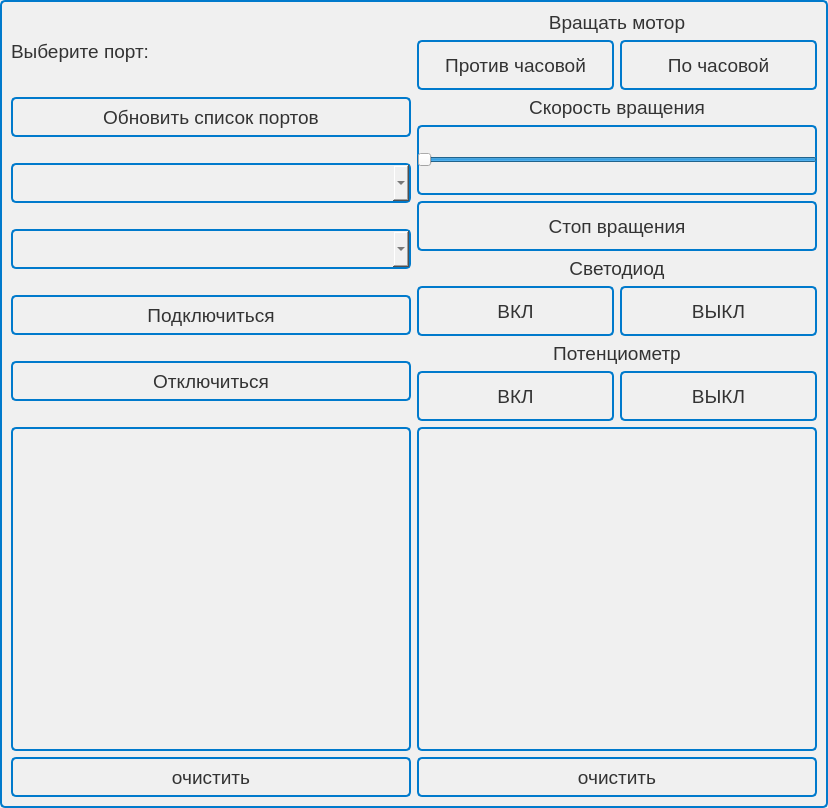
<?xml version="1.0" encoding="UTF-8"?>
<ui version="4.0">
 <class>main</class>
 <widget class="QWidget" name="main">
  <property name="geometry">
   <rect>
    <x>0</x>
    <y>0</y>
    <width>826</width>
    <height>808</height>
   </rect>
  </property>
  <property name="windowTitle">
   <string>form-lab1</string>
  </property>
  <property name="autoFillBackground">
   <bool>false</bool>
  </property>
  <property name="styleSheet">
   <string notr="true">background-color: #f0f0f0;  
border: 2px solid #007ACC;  
border-radius: 5px;        
color: #333;</string>
  </property>
  <layout class="QGridLayout" name="gridLayout_3">
   <item row="0" column="0">
    <layout class="QVBoxLayout" name="verticalLayout">
     <item>
      <widget class="QLabel" name="label">
       <property name="maximumSize">
        <size>
         <width>16777215</width>
         <height>40</height>
        </size>
       </property>
       <property name="font">
        <font>
         <pointsize>14</pointsize>
        </font>
       </property>
       <property name="styleSheet">
        <string notr="true">border: none;</string>
       </property>
       <property name="text">
        <string>Выберите порт:</string>
       </property>
      </widget>
     </item>
     <item>
      <widget class="QPushButton" name="btRefreshSerialPorts">
       <property name="minimumSize">
        <size>
         <width>0</width>
         <height>40</height>
        </size>
       </property>
       <property name="font">
        <font>
         <pointsize>14</pointsize>
        </font>
       </property>
       <property name="text">
        <string>Обновить список портов</string>
       </property>
      </widget>
     </item>
     <item>
      <widget class="QComboBox" name="cbSerial">
       <property name="minimumSize">
        <size>
         <width>0</width>
         <height>40</height>
        </size>
       </property>
       <property name="font">
        <font>
         <pointsize>14</pointsize>
        </font>
       </property>
      </widget>
     </item>
     <item>
      <widget class="QComboBox" name="cbBaudrate">
       <property name="minimumSize">
        <size>
         <width>0</width>
         <height>40</height>
        </size>
       </property>
       <property name="font">
        <font>
         <pointsize>14</pointsize>
        </font>
       </property>
      </widget>
     </item>
     <item>
      <widget class="QPushButton" name="btConnect">
       <property name="minimumSize">
        <size>
         <width>0</width>
         <height>40</height>
        </size>
       </property>
       <property name="font">
        <font>
         <pointsize>14</pointsize>
        </font>
       </property>
       <property name="text">
        <string>Подключиться</string>
       </property>
      </widget>
     </item>
     <item>
      <widget class="QPushButton" name="btDisconnect">
       <property name="minimumSize">
        <size>
         <width>0</width>
         <height>40</height>
        </size>
       </property>
       <property name="font">
        <font>
         <pointsize>14</pointsize>
        </font>
       </property>
       <property name="text">
        <string>Отключиться</string>
       </property>
      </widget>
     </item>
    </layout>
   </item>
   <item row="0" column="1">
    <layout class="QGridLayout" name="gridLayout">
     <item row="7" column="0" colspan="2">
      <widget class="QLabel" name="label_5">
       <property name="maximumSize">
        <size>
         <width>16777215</width>
         <height>30</height>
        </size>
       </property>
       <property name="font">
        <font>
         <pointsize>14</pointsize>
        </font>
       </property>
       <property name="styleSheet">
        <string notr="true">border: none;</string>
       </property>
       <property name="text">
        <string>Потенциометр</string>
       </property>
       <property name="alignment">
        <set>Qt::AlignCenter</set>
       </property>
      </widget>
     </item>
     <item row="0" column="0" colspan="2">
      <widget class="QLabel" name="label_2">
       <property name="maximumSize">
        <size>
         <width>16777215</width>
         <height>30</height>
        </size>
       </property>
       <property name="font">
        <font>
         <pointsize>14</pointsize>
        </font>
       </property>
       <property name="styleSheet">
        <string notr="true">border: none;</string>
       </property>
       <property name="text">
        <string>Вращать мотор</string>
       </property>
       <property name="alignment">
        <set>Qt::AlignCenter</set>
       </property>
      </widget>
     </item>
     <item row="3" column="0" colspan="2">
      <widget class="QSlider" name="sldSpeedMotor">
       <property name="minimumSize">
        <size>
         <width>0</width>
         <height>70</height>
        </size>
       </property>
       <property name="layoutDirection">
        <enum>Qt::RightToLeft</enum>
       </property>
       <property name="minimum">
        <number>1</number>
       </property>
       <property name="maximum">
        <number>100</number>
       </property>
       <property name="value">
        <number>100</number>
       </property>
       <property name="orientation">
        <enum>Qt::Horizontal</enum>
       </property>
      </widget>
     </item>
     <item row="1" column="1">
      <widget class="QPushButton" name="btTurnMotorRight">
       <property name="minimumSize">
        <size>
         <width>0</width>
         <height>50</height>
        </size>
       </property>
       <property name="font">
        <font>
         <pointsize>14</pointsize>
        </font>
       </property>
       <property name="text">
        <string>По часовой</string>
       </property>
      </widget>
     </item>
     <item row="2" column="0" colspan="2">
      <widget class="QLabel" name="label_3">
       <property name="maximumSize">
        <size>
         <width>16777215</width>
         <height>30</height>
        </size>
       </property>
       <property name="font">
        <font>
         <pointsize>14</pointsize>
        </font>
       </property>
       <property name="styleSheet">
        <string notr="true">border: none;</string>
       </property>
       <property name="text">
        <string>Скорость вращения</string>
       </property>
       <property name="alignment">
        <set>Qt::AlignCenter</set>
       </property>
      </widget>
     </item>
     <item row="1" column="0">
      <widget class="QPushButton" name="btTurnMotorLeft">
       <property name="minimumSize">
        <size>
         <width>0</width>
         <height>50</height>
        </size>
       </property>
       <property name="font">
        <font>
         <pointsize>14</pointsize>
        </font>
       </property>
       <property name="text">
        <string>Против часовой</string>
       </property>
      </widget>
     </item>
     <item row="6" column="0">
      <widget class="QPushButton" name="btLedOn">
       <property name="minimumSize">
        <size>
         <width>0</width>
         <height>50</height>
        </size>
       </property>
       <property name="font">
        <font>
         <pointsize>14</pointsize>
        </font>
       </property>
       <property name="text">
        <string>ВКЛ</string>
       </property>
      </widget>
     </item>
     <item row="4" column="0" colspan="2">
      <widget class="QPushButton" name="btStopTurningMotor">
       <property name="minimumSize">
        <size>
         <width>0</width>
         <height>50</height>
        </size>
       </property>
       <property name="font">
        <font>
         <pointsize>14</pointsize>
        </font>
       </property>
       <property name="text">
        <string>Стоп вращения</string>
       </property>
      </widget>
     </item>
     <item row="5" column="0" colspan="2">
      <widget class="QLabel" name="label_4">
       <property name="maximumSize">
        <size>
         <width>16777215</width>
         <height>30</height>
        </size>
       </property>
       <property name="font">
        <font>
         <pointsize>14</pointsize>
        </font>
       </property>
       <property name="styleSheet">
        <string notr="true">border: none;</string>
       </property>
       <property name="text">
        <string>Светодиод</string>
       </property>
       <property name="alignment">
        <set>Qt::AlignCenter</set>
       </property>
      </widget>
     </item>
     <item row="6" column="1">
      <widget class="QPushButton" name="btLedOff">
       <property name="minimumSize">
        <size>
         <width>0</width>
         <height>50</height>
        </size>
       </property>
       <property name="font">
        <font>
         <pointsize>14</pointsize>
        </font>
       </property>
       <property name="text">
        <string>ВЫКЛ</string>
       </property>
      </widget>
     </item>
     <item row="8" column="0">
      <widget class="QPushButton" name="btPotensOn">
       <property name="minimumSize">
        <size>
         <width>0</width>
         <height>50</height>
        </size>
       </property>
       <property name="font">
        <font>
         <pointsize>14</pointsize>
        </font>
       </property>
       <property name="text">
        <string>ВКЛ</string>
       </property>
      </widget>
     </item>
     <item row="8" column="1">
      <widget class="QPushButton" name="btPotensOff">
       <property name="minimumSize">
        <size>
         <width>0</width>
         <height>50</height>
        </size>
       </property>
       <property name="font">
        <font>
         <pointsize>14</pointsize>
        </font>
       </property>
       <property name="text">
        <string>ВЫКЛ</string>
       </property>
      </widget>
     </item>
    </layout>
   </item>
   <item row="1" column="0" colspan="2">
    <layout class="QGridLayout" name="gridLayout_2">
     <item row="0" column="1">
      <widget class="QTextEdit" name="tbLogs2">
       <property name="minimumSize">
        <size>
         <width>400</width>
         <height>250</height>
        </size>
       </property>
       <property name="font">
        <font>
         <pointsize>12</pointsize>
        </font>
       </property>
       <property name="readOnly">
        <bool>true</bool>
       </property>
      </widget>
     </item>
     <item row="1" column="0">
      <widget class="QPushButton" name="btClearLogs1">
       <property name="minimumSize">
        <size>
         <width>400</width>
         <height>40</height>
        </size>
       </property>
       <property name="font">
        <font>
         <pointsize>14</pointsize>
        </font>
       </property>
       <property name="text">
        <string>очистить</string>
       </property>
      </widget>
     </item>
     <item row="1" column="1">
      <widget class="QPushButton" name="btClearLogs2">
       <property name="minimumSize">
        <size>
         <width>400</width>
         <height>40</height>
        </size>
       </property>
       <property name="font">
        <font>
         <pointsize>14</pointsize>
        </font>
       </property>
       <property name="text">
        <string>очистить</string>
       </property>
      </widget>
     </item>
     <item row="0" column="0">
      <widget class="QTextEdit" name="tbLogs1">
       <property name="minimumSize">
        <size>
         <width>400</width>
         <height>250</height>
        </size>
       </property>
       <property name="font">
        <font>
         <pointsize>12</pointsize>
        </font>
       </property>
       <property name="readOnly">
        <bool>true</bool>
       </property>
      </widget>
     </item>
    </layout>
   </item>
  </layout>
 </widget>
 <resources/>
 <connections/>
</ui>
